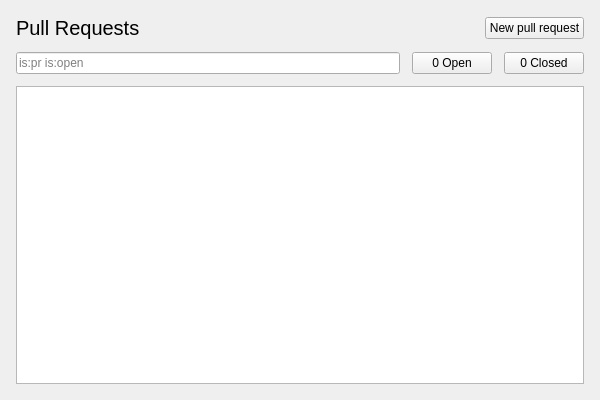
<?xml version="1.0" encoding="UTF-8"?>
<ui version="4.0">
 <class>PullRequestsWidget</class>
 <widget class="QWidget" name="PullRequestsWidget">
  <property name="geometry">
   <rect>
    <x>0</x>
    <y>0</y>
    <width>600</width>
    <height>400</height>
   </rect>
  </property>
  <property name="windowTitle">
   <string>Pull Requests</string>
  </property>
  <layout class="QVBoxLayout" name="verticalLayout">
   <property name="spacing">
    <number>12</number>
   </property>
   <property name="leftMargin">
    <number>16</number>
   </property>
   <property name="topMargin">
    <number>16</number>
   </property>
   <property name="rightMargin">
    <number>16</number>
   </property>
   <property name="bottomMargin">
    <number>16</number>
   </property>
   <item>
    <layout class="QHBoxLayout" name="topRowLayout">
     <item>
      <widget class="QLabel" name="mLblTitle">
       <property name="font">
        <font>
         <pointsize>15</pointsize>
        </font>
       </property>
       <property name="text">
        <string>Pull Requests</string>
       </property>
      </widget>
     </item>
     <item>
      <spacer name="horizontalSpacer">
       <property name="orientation">
        <enum>Qt::Horizontal</enum>
       </property>
       <property name="sizeHint" stdset="0">
        <size>
         <width>40</width>
         <height>20</height>
        </size>
       </property>
      </spacer>
     </item>
     <item>
      <widget class="QPushButton" name="mBtnNewPR">
       <property name="text">
        <string>New pull request</string>
       </property>
      </widget>
     </item>
    </layout>
   </item>
   <item>
    <layout class="QHBoxLayout" name="filterRowLayout">
     <item>
      <widget class="QLineEdit" name="mSearchEdit">
       <property name="placeholderText">
        <string>is:pr is:open</string>
       </property>
      </widget>
     </item>
     <item>
      <widget class="QPushButton" name="mBtnOpenFilter">
       <property name="text">
        <string>0 Open</string>
       </property>
      </widget>
     </item>
     <item>
      <widget class="QPushButton" name="mBtnClosedFilter">
       <property name="text">
        <string>0 Closed</string>
       </property>
      </widget>
     </item>
    </layout>
   </item>
   <item>
    <widget class="QTableWidget" name="mPRTable"/>
   </item>
  </layout>
 </widget>
 <resources/>
 <connections/>
</ui>
